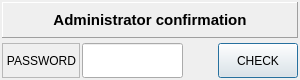
<?xml version="1.0" encoding="UTF-8"?>
<ui version="4.0">
 <class>CPassDlg</class>
 <widget class="QDialog" name="CPassDlg">
  <property name="geometry">
   <rect>
    <x>0</x>
    <y>0</y>
    <width>300</width>
    <height>80</height>
   </rect>
  </property>
  <property name="minimumSize">
   <size>
    <width>300</width>
    <height>80</height>
   </size>
  </property>
  <property name="maximumSize">
   <size>
    <width>300</width>
    <height>80</height>
   </size>
  </property>
  <property name="windowTitle">
   <string>Admin confirm</string>
  </property>
  <property name="windowIcon">
   <iconset resource="../chamberui.qrc">
    <normaloff>:/icon/lock.ico</normaloff>:/icon/lock.ico</iconset>
  </property>
  <layout class="QVBoxLayout" name="verticalLayout">
   <property name="spacing">
    <number>5</number>
   </property>
   <property name="leftMargin">
    <number>2</number>
   </property>
   <property name="topMargin">
    <number>2</number>
   </property>
   <property name="rightMargin">
    <number>2</number>
   </property>
   <property name="bottomMargin">
    <number>2</number>
   </property>
   <item>
    <widget class="QLabel" name="title">
     <property name="minimumSize">
      <size>
       <width>0</width>
       <height>35</height>
      </size>
     </property>
     <property name="font">
      <font>
       <pointsize>11</pointsize>
       <weight>75</weight>
       <bold>true</bold>
      </font>
     </property>
     <property name="frameShape">
      <enum>QFrame::Panel</enum>
     </property>
     <property name="frameShadow">
      <enum>QFrame::Raised</enum>
     </property>
     <property name="text">
      <string>Administrator confirmation</string>
     </property>
     <property name="alignment">
      <set>Qt::AlignCenter</set>
     </property>
    </widget>
   </item>
   <item>
    <layout class="QHBoxLayout" name="horizontalLayout">
     <property name="spacing">
      <number>2</number>
     </property>
     <item>
      <widget class="QLabel" name="lblPasswd">
       <property name="frameShape">
        <enum>QFrame::StyledPanel</enum>
       </property>
       <property name="frameShadow">
        <enum>QFrame::Sunken</enum>
       </property>
       <property name="text">
        <string>PASSWORD</string>
       </property>
       <property name="alignment">
        <set>Qt::AlignRight|Qt::AlignTrailing|Qt::AlignVCenter</set>
       </property>
      </widget>
     </item>
     <item>
      <widget class="QLineEdit" name="lePasswd">
       <property name="sizePolicy">
        <sizepolicy hsizetype="Preferred" vsizetype="Preferred">
         <horstretch>0</horstretch>
         <verstretch>0</verstretch>
        </sizepolicy>
       </property>
       <property name="text">
        <string/>
       </property>
       <property name="echoMode">
        <enum>QLineEdit::Password</enum>
       </property>
      </widget>
     </item>
     <item>
      <spacer name="horizontalSpacer">
       <property name="orientation">
        <enum>Qt::Horizontal</enum>
       </property>
       <property name="sizeHint" stdset="0">
        <size>
         <width>40</width>
         <height>20</height>
        </size>
       </property>
      </spacer>
     </item>
     <item>
      <widget class="QPushButton" name="pushButton">
       <property name="sizePolicy">
        <sizepolicy hsizetype="Minimum" vsizetype="Preferred">
         <horstretch>0</horstretch>
         <verstretch>0</verstretch>
        </sizepolicy>
       </property>
       <property name="text">
        <string>CHECK</string>
       </property>
       <property name="icon">
        <iconset resource="../chamberui.qrc">
         <normaloff>:/icon/ok.ico</normaloff>:/icon/ok.ico</iconset>
       </property>
      </widget>
     </item>
    </layout>
   </item>
  </layout>
 </widget>
 <resources>
  <include location="../chamberui.qrc"/>
 </resources>
 <connections/>
</ui>
